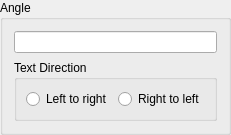
          <widget class="QGroupBox" name="bgShape">
           <property name="sizePolicy">
            <sizepolicy hsizetype="Minimum" vsizetype="Preferred">
             <horstretch>0</horstretch>
             <verstretch>0</verstretch>
            </sizepolicy>
           </property>
           <property name="minimumSize">
            <size>
             <width>80</width>
             <height>0</height>
            </size>
           </property>
           <property name="title">
            <string>Angle</string>
           </property>
           <layout class="QVBoxLayout">
            <item>
             <widget class="QLineEdit" name="leAngle">
              <property name="sizePolicy">
               <sizepolicy hsizetype="Expanding" vsizetype="Fixed">
                <horstretch>0</horstretch>
                <verstretch>0</verstretch>
               </sizepolicy>
              </property>
             </widget>
            </item>
            <item>
             <spacer name="spacer13">
              <property name="orientation">
               <enum>Qt::Vertical</enum>
              </property>
              <property name="sizeType">
               <enum>QSizePolicy::Expanding</enum>
              </property>
              <property name="sizeHint" stdset="0">
               <size>
                <width>20</width>
                <height>1</height>
               </size>
              </property>
             </spacer>
            </item>
            <item>
             <widget class="QGroupBox" name="groupBox">
              <property name="title">
               <string>Text Direction</string>
              </property>
              <layout class="QHBoxLayout">
               <item>
                <widget class="QRadioButton" name="rbLeftToRight">
                 <property name="text">
                  <string>Left to right</string>
                 </property>
                </widget>
               </item>
               <item>
                <widget class="QRadioButton" name="rbRightToLeft">
                 <property name="text">
                  <string>Right to left</string>
                 </property>
                </widget>
               </item>
              </layout>
             </widget>
            </item>
           </layout>
          </widget>
